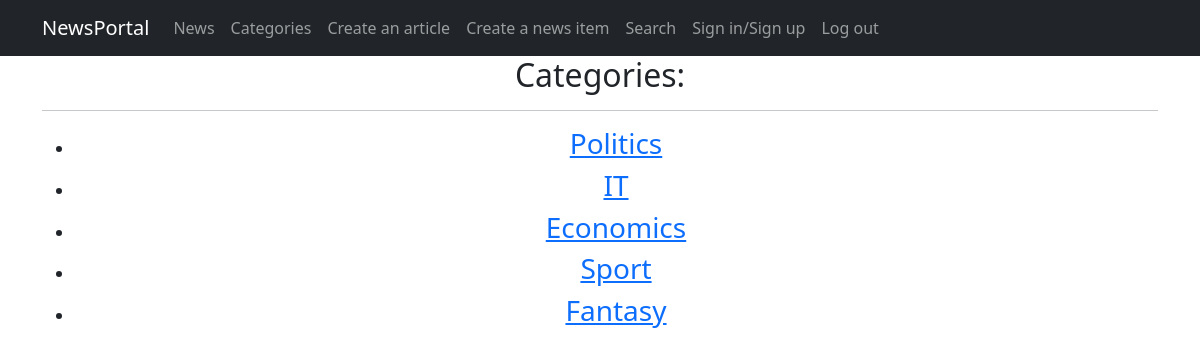
The page /news_portal/categories/ on the database its author committed.
### news_portal/models.py (models this page shows)
class Category(models.Model):
    cat_name = models.CharField(max_length=100, unique=True)
    subscribers = models.ManyToManyField(User, max_length=50, blank=True)
    def __str__(self):
        return f'{self.cat_name}'
    def get_url(self):
        return reverse('category', args=[self.id])

### news_portal/views.py (the view)
# urls.py: path('categories/', views.all_categories, name='categories'),
def all_categories(request):
    categories = Category.objects.all()
    return render(request, 'categories.html', {'categories': categories})

### templates/categories.html (shortened to what this page needs)
{% extends 'fpages/default.html' %}
{% block content %}
<h2> Categories: </h2>
<hr>
    <ul>
        {% for category in categories %}
        <li><h3> <a href="{{ category.get_url }}"> {{ category }} </a></h3></li>
        {% endfor %}
    </ul>
{% endblock content %}

### rows shown on the page
Category: cat_name "Politics"
Category: cat_name "IT"
Category: cat_name "Economics"
Category: cat_name "Sport"
Category: cat_name "Fantasy"
